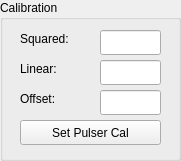
    <widget class="QGroupBox" name="groupBox_2">
     <property name="geometry">
      <rect>
       <x>230</x>
       <y>40</y>
       <width>181</width>
       <height>161</height>
      </rect>
     </property>
     <property name="title">
      <string>Calibration</string>
     </property>
     <widget class="PyDMPushButton" name="PyDMPushButton_20">
      <property name="geometry">
       <rect>
        <x>20</x>
        <y>120</y>
        <width>141</width>
        <height>25</height>
       </rect>
      </property>
      <property name="toolTip">
       <string/>
      </property>
      <property name="text">
       <string>Set Pulser Cal</string>
      </property>
      <property name="alarmSensitiveContent" stdset="0">
       <bool>false</bool>
      </property>
      <property name="alarmSensitiveBorder" stdset="0">
       <bool>false</bool>
      </property>
      <property name="PyDMToolTip" stdset="0">
       <string/>
      </property>
      <property name="channel" stdset="0">
       <string>ca://${DEV}:SET_PULSER_CAL_OUT.PROC</string>
      </property>
      <property name="passwordProtected" stdset="0">
       <bool>false</bool>
      </property>
      <property name="password" stdset="0">
       <string/>
      </property>
      <property name="protectedPassword" stdset="0">
       <string/>
      </property>
      <property name="showConfirmDialog" stdset="0">
       <bool>false</bool>
      </property>
      <property name="confirmMessage" stdset="0">
       <string>Are you sure you want to proceed?</string>
      </property>
      <property name="pressValue" stdset="0">
       <string>1</string>
      </property>
      <property name="releaseValue" stdset="0">
       <string>None</string>
      </property>
      <property name="relativeChange" stdset="0">
       <bool>false</bool>
      </property>
      <property name="writeWhenRelease" stdset="0">
       <bool>false</bool>
      </property>
     </widget>
     <widget class="PyDMLineEdit" name="PyDMLineEdit_5">
      <property name="geometry">
       <rect>
        <x>100</x>
        <y>60</y>
        <width>61</width>
        <height>25</height>
       </rect>
      </property>
      <property name="focusPolicy">
       <enum>Qt::StrongFocus</enum>
      </property>
      <property name="toolTip">
       <string/>
      </property>
      <property name="precision" stdset="0">
       <number>0</number>
      </property>
      <property name="showUnits" stdset="0">
       <bool>false</bool>
      </property>
      <property name="precisionFromPV" stdset="0">
       <bool>true</bool>
      </property>
      <property name="alarmSensitiveContent" stdset="0">
       <bool>false</bool>
      </property>
      <property name="alarmSensitiveBorder" stdset="0">
       <bool>false</bool>
      </property>
      <property name="PyDMToolTip" stdset="0">
       <string/>
      </property>
      <property name="channel" stdset="0">
       <string>ca://${DEV}:CAL_LINEAR</string>
      </property>
     </widget>
     <widget class="PyDMLineEdit" name="PyDMLineEdit_4">
      <property name="geometry">
       <rect>
        <x>100</x>
        <y>30</y>
        <width>61</width>
        <height>25</height>
       </rect>
      </property>
      <property name="focusPolicy">
       <enum>Qt::StrongFocus</enum>
      </property>
      <property name="toolTip">
       <string/>
      </property>
      <property name="precision" stdset="0">
       <number>0</number>
      </property>
      <property name="showUnits" stdset="0">
       <bool>false</bool>
      </property>
      <property name="precisionFromPV" stdset="0">
       <bool>true</bool>
      </property>
      <property name="alarmSensitiveContent" stdset="0">
       <bool>false</bool>
      </property>
      <property name="alarmSensitiveBorder" stdset="0">
       <bool>false</bool>
      </property>
      <property name="PyDMToolTip" stdset="0">
       <string/>
      </property>
      <property name="channel" stdset="0">
       <string>ca://${DEV}:CAL_SQUARED</string>
      </property>
     </widget>
     <widget class="PyDMLineEdit" name="PyDMLineEdit_6">
      <property name="geometry">
       <rect>
        <x>100</x>
        <y>90</y>
        <width>61</width>
        <height>25</height>
       </rect>
      </property>
      <property name="focusPolicy">
       <enum>Qt::StrongFocus</enum>
      </property>
      <property name="toolTip">
       <string/>
      </property>
      <property name="precision" stdset="0">
       <number>0</number>
      </property>
      <property name="showUnits" stdset="0">
       <bool>false</bool>
      </property>
      <property name="precisionFromPV" stdset="0">
       <bool>true</bool>
      </property>
      <property name="alarmSensitiveContent" stdset="0">
       <bool>false</bool>
      </property>
      <property name="alarmSensitiveBorder" stdset="0">
       <bool>false</bool>
      </property>
      <property name="PyDMToolTip" stdset="0">
       <string/>
      </property>
      <property name="channel" stdset="0">
       <string>ca://${DEV}:CAL_OFFSET</string>
      </property>
     </widget>
     <widget class="PyDMLabel" name="PyDMLabel_107">
      <property name="geometry">
       <rect>
        <x>20</x>
        <y>30</y>
        <width>66</width>
        <height>17</height>
       </rect>
      </property>
      <property name="toolTip">
       <string/>
      </property>
      <property name="text">
       <string>Squared:</string>
      </property>
     </widget>
     <widget class="PyDMLabel" name="PyDMLabel_109">
      <property name="geometry">
       <rect>
        <x>20</x>
        <y>90</y>
        <width>66</width>
        <height>17</height>
       </rect>
      </property>
      <property name="toolTip">
       <string/>
      </property>
      <property name="text">
       <string>Offset:</string>
      </property>
     </widget>
     <widget class="PyDMLabel" name="PyDMLabel_108">
      <property name="geometry">
       <rect>
        <x>20</x>
        <y>60</y>
        <width>66</width>
        <height>17</height>
       </rect>
      </property>
      <property name="toolTip">
       <string/>
      </property>
      <property name="text">
       <string>Linear:</string>
      </property>
     </widget>
    </widget>
